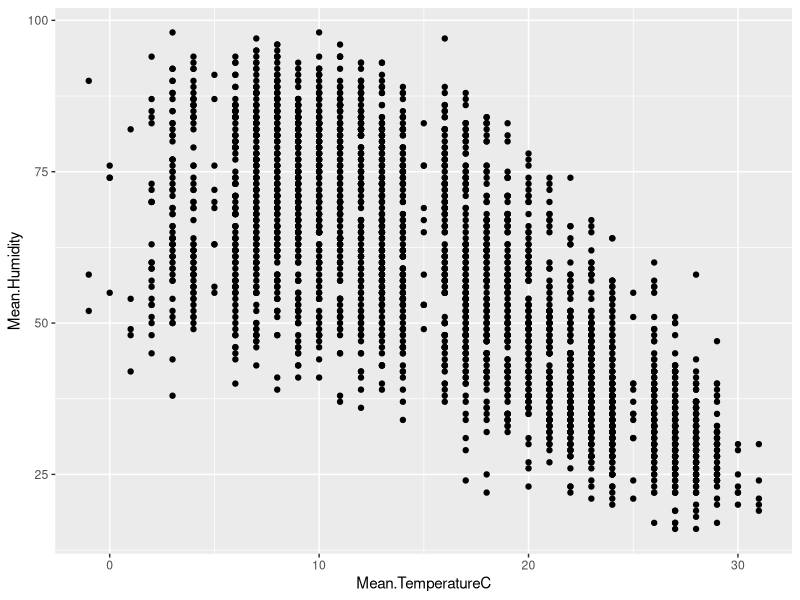
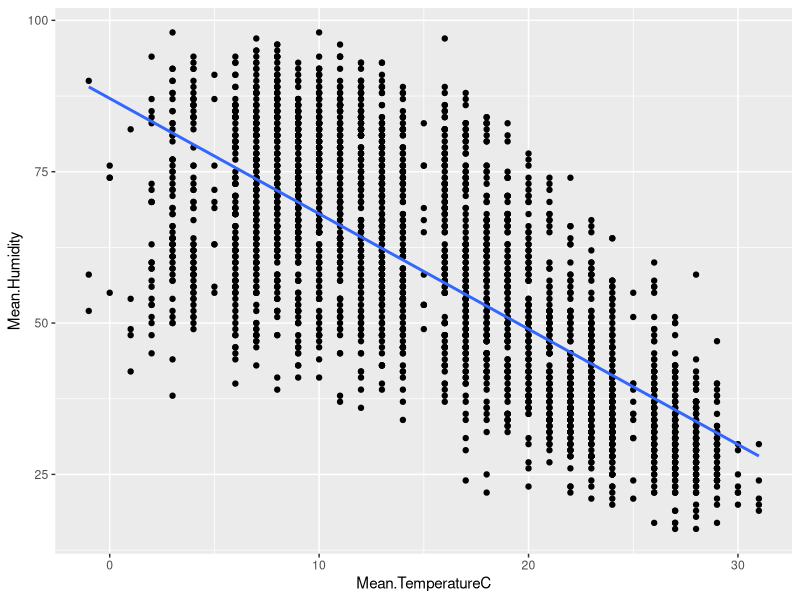
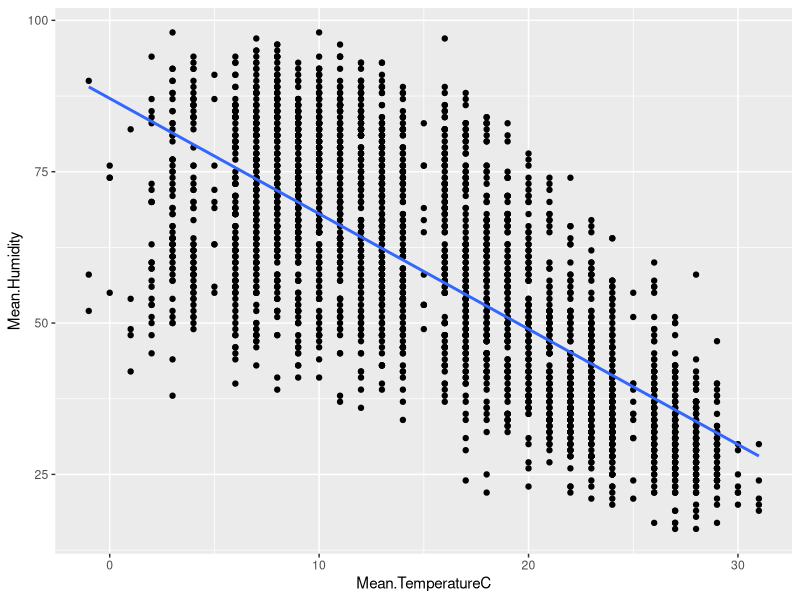
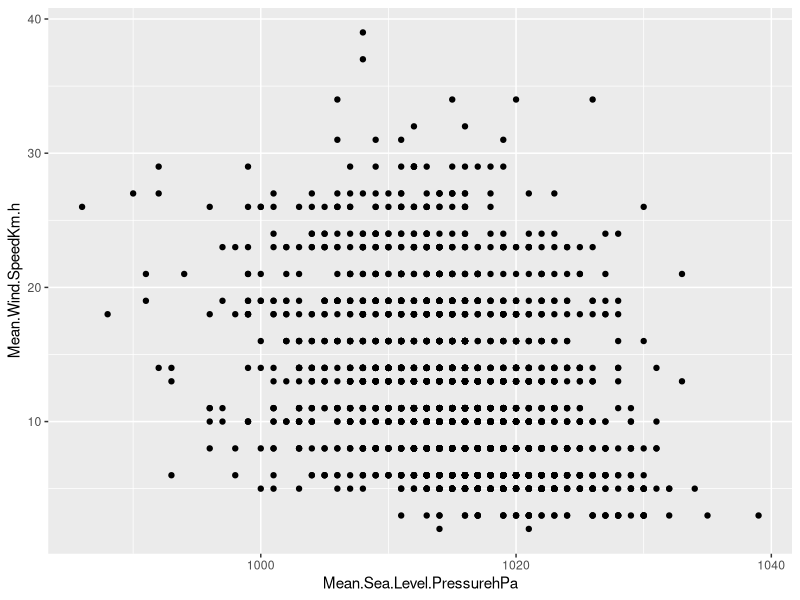
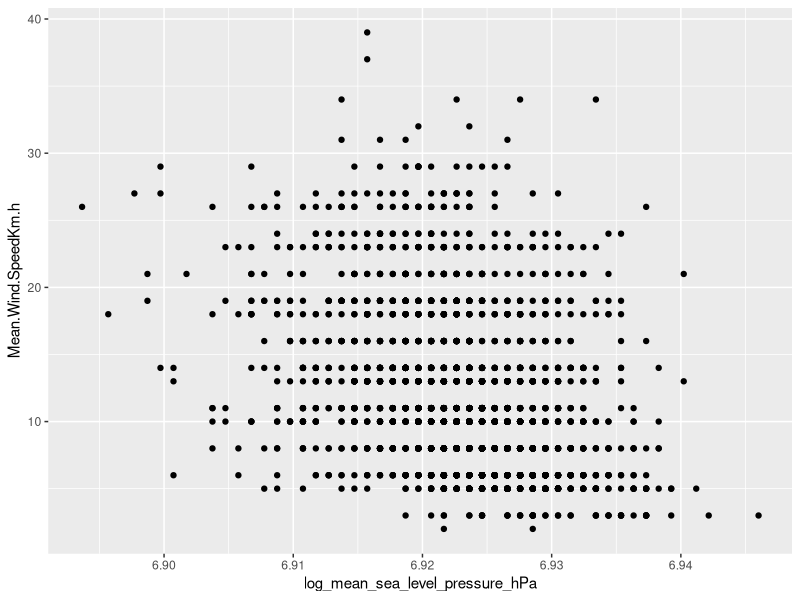

Reproduce these figures in R, in order.
# Install packages 
install.packages("tidyverse")
install.packages("dplyr")
install.packages("magrittr")
install.packages("ggplot2")
install.packages("lubridate")


library(tidyverse) # for data tidying
library(dplyr) # for tabular data manipulation
library(magrittr)
library(ggplot2) # for visualization
library(lubridate) # for handling date fields


wd <- getwd()
setwd("C:/Users/sclau/Documents/r-stats-programming-workshop/2-r-statistics-fundamentals/1-r-intro-to-statistics/02-correlation-and-experimental-design")

# Correlation is a statistical measure that describes the relationship between two variables.
# The correlation coefficient (r) ranges between -1 and 1.
# A correlation coefficient of 1 indicates a strong positive correlation, meaning that as one variable increases, the other variable tends to increase as well.
# A correlation coefficient of -1 indicates a strong negative correlation, meaning that as one variable increases, the other variable tends to decrease.
# A correlation coefficient of 0 indicates no linear relationship between the variables.
# Correlation measures the strength and direction of the linear relationship between variables, but it does not imply causation.
# Correlation identifies the degree to which changes in one variable are associated with changes in another variable.


madrid_weather <- read.csv("Madrid+Daily+Weather+1997-2015/Madrid Daily Weather 1997-2015.csv")

glimpse(madrid_weather)

# Check for missing values
missing_rows <- !complete.cases(madrid_weather$Mean.TemperatureC, madrid_weather$Mean.Humidity)

# Remove missing rows
clean_weather <- madrid_weather[complete.cases(madrid_weather), ]


# Create a scatterplot of mean temperature vs. mean humidity
ggplot(clean_weather, aes(Mean.TemperatureC, Mean.Humidity)) +
  geom_point()



# Create a scatterplot of mean temperature vs. mean humidity
ggplot(clean_weather, aes(Mean.TemperatureC, Mean.Humidity)) +
  geom_point() +
  geom_smooth(method = "lm", se = FALSE)


# Based on the linear trend, what would most likely be the correlation?

# A. - 0.7
# B. -0.3
# C. 0.3
# D. 0.7



# Add a linear trendline to scatterplot
ggplot(clean_weather, aes(Mean.TemperatureC, Mean.Humidity)) +
  geom_point() +
  geom_smooth(method = "lm", se = FALSE)

# Correlation between mean temperature vs. mean humidity
correlation <- cor(clean_weather$Mean.TemperatureC, clean_weather$Mean.Humidity)
correlation


# CORRELATION CAVEATS

# Correlation does not imply causation: A high correlation between two variables does not necessarily imply that one variable is causing changes in the other. It only indicates a statistical association between the two variables.
# Outliers can influence correlations: Unusual or extreme observations (outliers) can have a significant impact on correlation values. It's important to investigate and potentially address outliers before drawing conclusions from correlation analyses.
# Non-linear relationships may exist: Correlation measures the strength of a linear relationship between variables. If the relationship is non-linear, the correlation coefficient may not accurately represent the association. Visualizing the data and considering other analysis techniques may be necessary.
# Correlation can be affected by range restrictions: If the range of values for one or both variables is limited, it can lead to an underestimated correlation coefficient. It's important to consider the potential impact of range restrictions on the interpretation of correlations.
# Correlation is sensitive to sample size: Correlation coefficients can be influenced by the size of the sample. Smaller samples may result in less reliable estimates of the true population correlation. Larger sample sizes generally provide more accurate estimates.
# Correlation does not capture all relationships: Correlation measures the strength and direction of linear relationships. It may not capture more complex relationships, such as interactions or non-linear associations. Exploring additional analysis techniques can help uncover such relationships.
# Remember, correlation is a valuable tool for understanding associations between variables, but it should be interpreted with caution, taking into account the specific context and potential limitations of the data and analysis methods.



# Create a scatterplot of mean sea level pressure vs. mean wind speed
ggplot(clean_weather, aes(Mean.Sea.Level.PressurehPa, Mean.Wind.SpeedKm.h)) +
  geom_point()

# Correlation between mean temperature vs. mean humidity
correlation <- cor(clean_weather$Mean.Sea.Level.PressurehPa, clean_weather$Mean.Wind.SpeedKm.h)
correlation



# Create log_gdp_per_cap column
clean_weather <- clean_weather %>%
  mutate(log_mean_sea_level_pressure_hPa = log(Mean.Sea.Level.PressurehPa))

# Scatterplot of happiness_score vs. log_gdp_per_cap
ggplot(clean_weather, aes(log_mean_sea_level_pressure_hPa, Mean.Wind.SpeedKm.h)) +
  geom_point()

# Calculate correlation
cor(clean_weather$log_mean_sea_level_pressure_hPa, clean_weather$Mean.Wind.SpeedKm.h)



